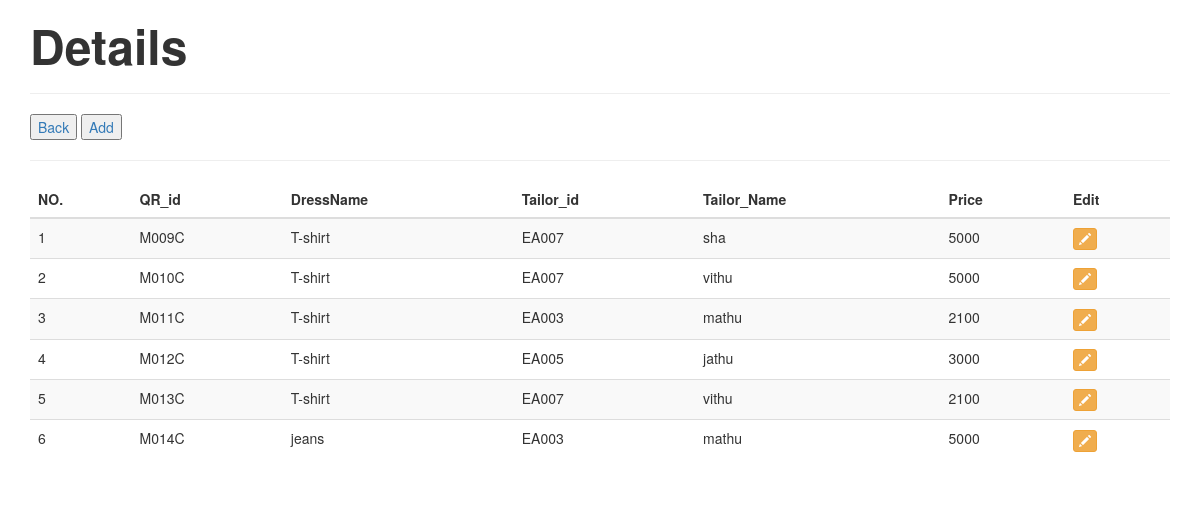
/products.php, run on the app's committed database.
### tables this page shows
CREATE TABLE `products` (
  `QR_id` varchar(5) NOT NULL,
  `DressName` varchar(10) NOT NULL,
  `Tailor_id` varchar(5) NOT NULL,
  `Tailor_Name` varchar(10) DEFAULT NULL,
  `Price` int(10) NOT NULL
);

### products.php (the view)
<?php
require_once'connection_index.php';
?>
<!DOCTYPE html>
<html lang="en">
<link href="https://maxcdn.bootstrapcdn.com/bootstrap/3.3.0/css/bootstrap.min.css" rel="stylesheet">
<body>
<div class="container">
<div class="row">
<div class="col-md-12">
<h3><b><FONT size='50px'> Details</font></b></h3> <hr />
<a href="admin.php"><button >Back</button></a>
<a href="insert_products.php"><button >Add </button></a><hr />
<div class="table-responsive">
<table id="mytable" class="table table-bordred table-striped">
<thead>
<th>NO.</th>
<th>QR_id </th>
<th>DressName</th>
<th>Tailor_id</th>
<th>Tailor_Name</th>
<th>Price</th>
<th>Edit</th>
</thead>
<tbody>
<?php
$sql =mysqli_query($con, "call product_details()");
$cnt=1;
$row=mysqli_num_rows($sql);
if($row>0){
while ($result=mysqli_fetch_array($sql)) {
?>
<tr>
<td><?php echo htmlentities($cnt);?></td>
<td><?php echo htmlentities($result['QR_id']);?></td>
<td><?php echo htmlentities($result['DressName']);?></td>
<td><?php echo htmlentities($result['Tailor_id']);?></td>
<td><?php echo htmlentities($result['Tailor_Name']);?></td>
<td><?php echo htmlentities($result['Price']);?></td>
<td><a href="edit_products.php?id=<?php echo htmlentities($result['QR_id']);?>"><button class="btn btn-warning btn-xs"><span class="glyphicon glyphicon-pencil"></span></button></a></td>
</tr>
<?php
$cnt++;
} } else { ?>
<tr>
<td colspan="9" style="color:red; font-weight:bold;text-align:center;"> No Record found</td>
</tr>
<?php } ?>
</tbody>
</table>
</div>
</div>
</div>
</div>
</body>
</html>

### data on the page
products: QR_id "M009C", DressName "T-shirt", Tailor "EA007", Tailor_Name "sha", Price "5000"
products: QR_id "M010C", DressName "T-shirt", Tailor "EA007", Tailor_Name "vithu", Price "5000"
products: QR_id "M011C", DressName "T-shirt", Tailor "EA003", Tailor_Name "mathu", Price "2100"
products: QR_id "M012C", DressName "T-shirt", Tailor "EA005", Tailor_Name "jathu", Price "3000"
products: QR_id "M013C", DressName "T-shirt", Tailor "EA007", Tailor_Name "vithu", Price "2100"
products: QR_id "M014C", DressName "jeans", Tailor "EA003", Tailor_Name "mathu", Price "5000"
